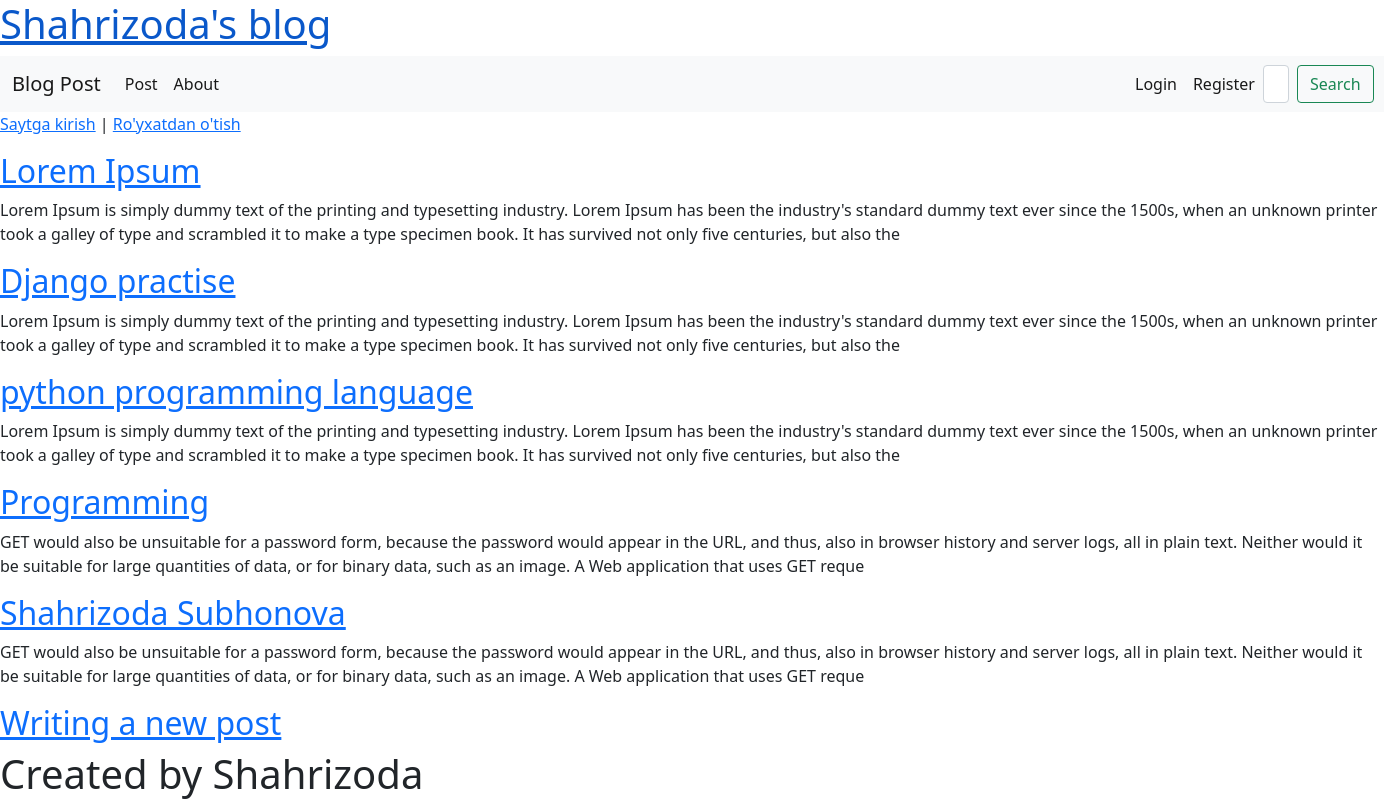
The page / on the database its author committed.
### pages/models.py (models this page shows, shortened)
class Post(models.Model):
    title=models.CharField(max_length=200)
    author=models.name = models.ForeignKey(
        'auth.User',
        on_delete=models.CASCADE
    )
    body=models.TextField()

### pages/views.py (the view)
# urls.py: path('', BlogListView.as_view(), name='home'),
class BlogListView(ListView):
    model = Post
    template_name='home.html'

### templates/home.html
{% extends 'base.html' %}
{% block content %}
{% for post in object_list %}
<div class="post-entry">
    <h2><a href="{% url 'post_detail' post.pk %}">{{ post.title }}</a></h2>
    <p>{{ post.body | slice:":300" }}</p>
</div>
{% endfor %}
{% endblock content %}

### rows shown on the page
Post: title "Lorem Ipsum", body "Lorem Ipsum is simply dummy text of the printing and typesetting industry. Lorem Ipsum has been the industry's standard dummy text ever since the 1500s, when an unknown printer took a galley of type and scrambled it to make a type specimen book. It has survived not only five centuries, but also the"
Post: title "Django practise", body "Lorem Ipsum is simply dummy text of the printing and typesetting industry. Lorem Ipsum has been the industry's standard dummy text ever since the 1500s, when an unknown printer took a galley of type and scrambled it to make a type specimen book. It has survived not only five centuries, but also the"
Post: title "python programming language", body "Lorem Ipsum is simply dummy text of the printing and typesetting industry. Lorem Ipsum has been the industry's standard dummy text ever since the 1500s, when an unknown printer took a galley of type and scrambled it to make a type specimen book. It has survived not only five centuries, but also the"
Post: title "Programming", body "GET would also be unsuitable for a password form, because the password would appear in the URL, and thus, also in browser history and server logs, all in plain text. Neither would it be suitable for large quantities of data, or for binary data, such as an image. A Web application that uses GET reque"
Post: title "Shahrizoda Subhonova", body "GET would also be unsuitable for a password form, because the password would appear in the URL, and thus, also in browser history and server logs, all in plain text. Neither would it be suitable for large quantities of data, or for binary data, such as an image. A Web application that uses GET reque"
